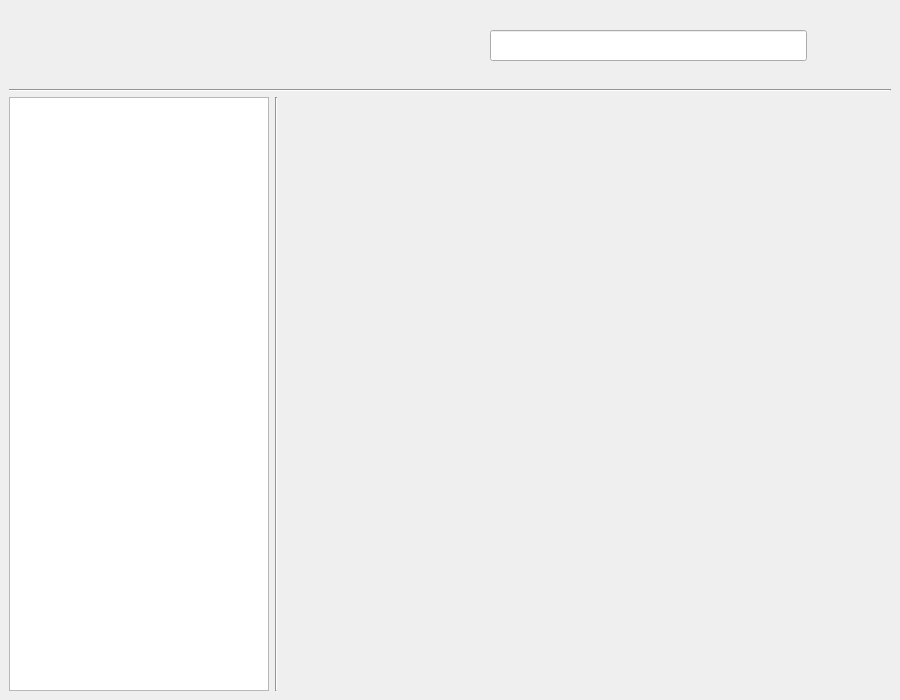
<?xml version="1.0" encoding="UTF-8"?>
<ui version="4.0">
 <class>MainWindow</class>
 <widget class="QMainWindow" name="MainWindow">
  <property name="geometry">
   <rect>
    <x>0</x>
    <y>0</y>
    <width>900</width>
    <height>700</height>
   </rect>
  </property>
  <property name="windowTitle">
   <string>MainWindow</string>
  </property>
  <property name="styleSheet">
   <string notr="true"/>
  </property>
  <widget class="QWidget" name="centralwidget">
   <layout class="QVBoxLayout" name="verticalLayout" stretch="1,0,8">
    <item>
     <layout class="QHBoxLayout" name="horizontalLayout" stretch="6,4,1">
      <property name="spacing">
       <number>5</number>
      </property>
      <property name="sizeConstraint">
       <enum>QLayout::SetDefaultConstraint</enum>
      </property>
      <item>
       <widget class="QLabel" name="main_label_WMR">
        <property name="text">
         <string/>
        </property>
        <property name="alignment">
         <set>Qt::AlignCenter</set>
        </property>
       </widget>
      </item>
      <item>
       <widget class="QLineEdit" name="main_edit_search">
        <property name="font">
         <font>
          <family>Arial</family>
          <pointsize>14</pointsize>
          <weight>50</weight>
          <bold>false</bold>
         </font>
        </property>
        <property name="styleSheet">
         <string notr="true"/>
        </property>
        <property name="text">
         <string/>
        </property>
       </widget>
      </item>
      <item>
       <widget class="QLabel" name="main_label_icon">
        <property name="styleSheet">
         <string notr="true"/>
        </property>
        <property name="text">
         <string/>
        </property>
        <property name="alignment">
         <set>Qt::AlignLeading|Qt::AlignLeft|Qt::AlignVCenter</set>
        </property>
       </widget>
      </item>
     </layout>
    </item>
    <item>
     <widget class="Line" name="line_1">
      <property name="maximumSize">
       <size>
        <width>16777215</width>
        <height>2</height>
       </size>
      </property>
      <property name="styleSheet">
       <string notr="true">background-color: rgb(222, 222, 222);</string>
      </property>
      <property name="orientation">
       <enum>Qt::Horizontal</enum>
      </property>
     </widget>
    </item>
    <item>
     <layout class="QHBoxLayout" name="horizontalLayout_2" stretch="3,0,0">
      <item>
       <widget class="QListWidget" name="listWidget">
        <property name="maximumSize">
         <size>
          <width>260</width>
          <height>16777215</height>
         </size>
        </property>
        <property name="styleSheet">
         <string notr="true"/>
        </property>
       </widget>
      </item>
      <item>
       <widget class="Line" name="line_2">
        <property name="maximumSize">
         <size>
          <width>2</width>
          <height>16777215</height>
         </size>
        </property>
        <property name="styleSheet">
         <string notr="true">background-color: rgb(222, 222, 222);</string>
        </property>
        <property name="orientation">
         <enum>Qt::Vertical</enum>
        </property>
       </widget>
      </item>
      <item>
       <widget class="QStackedWidget" name="stackedWidget">
        <property name="currentIndex">
         <number>0</number>
        </property>
        <widget class="QWidget" name="page"/>
        <widget class="QWidget" name="page_2"/>
       </widget>
      </item>
     </layout>
    </item>
   </layout>
  </widget>
 </widget>
 <resources/>
 <connections/>
</ui>
